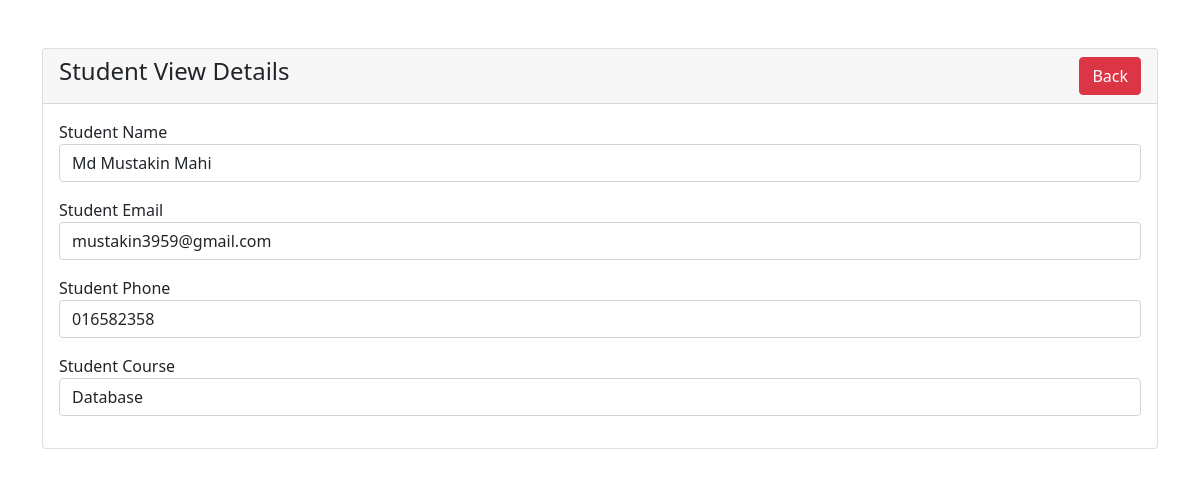
Page /student-view.php?id=1 on the committed database.
### tables this page shows
CREATE TABLE IF NOT EXISTS `students` (
  `id` int NOT NULL AUTO_INCREMENT,
  `name` varchar(200) NOT NULL,
  `email` varchar(50) NOT NULL,
  `phone` varchar(15) NOT NULL,
  `course` varchar(200) NOT NULL,
  PRIMARY KEY (`id`)
);

### student-view.php (the view)
<?php
require 'dbcon.php';
?>
<?php
include('includes/header.php');
?>
   <div class="container mt-5">
    <div class="row">
        <div class="col-md-12">
            <div class="card">
                <div class="card-header">
                    <h4>Student View Details
                        <a href="index.php" class="btn btn-danger float-end"> Back</a>
                    </h4>
                </div>
                <div class="card-body">
                <?php
                    if(isset($_GET['id']))
                    {  $student_id=mysqli_real_escape_string($con,$_GET['id']);
                        $query="SELECT * FROM students WHERE id='$student_id'";
                        $query_run=mysqli_query($con,$query);
                        if(mysqli_num_rows($query_run)>0)
                        {
                            $student=mysqli_fetch_array($query_run);
                            ?>
<form action="code.php" method="POST">
<div class="mb-3">
<label>Student Name</label>
<p class="form-control">
    <?=$student['name'];?>
</p>
</div>
    <div class="mb-3">
    <label>Student Email</label>
<p class="form-control">
    <?=$student['email'];?>
</p>
</div>
<div class="mb-3">
    <label>Student Phone</label>
<p class="form-control">
    <?=$student['phone'];?>
</p>
</div>
<div class="mb-3">
    <label>Student Course</label>
<p class="form-control">
    <?=$student['course'];?>
</p>
</div>
<?php
                            }
else
{
     echo "<h4>No such id found</h4>";
}
                    }
?>
                </div>
            </div>
        </div>
    </div>
</div>
<?php
include('includes/footer.php');
?>

### rows in the picture
students: name "Md Mustakin Mahi", email "mustakin3959@gmail.com", phone "016582358", course "Database"
